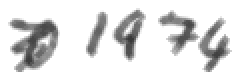
#> input picture cropped_imgs/numeric_1_date_of_birth_year_doctored.png, 120 x 40 px, given in place of numeric_1_date_of_birth_day.png, which was not available (shown 2 times larger)
$ jupyter execute SimpleHTR_luca.ipynb   (shell and % lines are left out)   (text cells are left out)
#> lines starting #> are read from the running program, lines starting #| are printed output that depends on the picture; after the words box and inside, x2 and y2 are one past the last pixel; in counts of white or black regions, pixels touching at a corner belong together; pictures that were not available may be replaced by others from this repository, and a replacement may not be noted
#> further down, img is the input picture: shape (40, 120); min 56, max 255, mean 224.2
[cell 1]
from skimage.util import img_as_ubyte
from skimage.io import imread, imsave

from skimage.morphology import erosion, dilation
from skimage.filters import threshold_otsu
from skimage.util import pad


from skimage import measure
from skimage import filters

import numpy as np

[cell 2]
import matplotlib.pyplot as plt

[cell 3]
def dejunkify(img: np.ndarray,
              padding: int = 5,
              thicken: bool = True,
              multiplicative_safety_factor: float = 0.3) -> np.ndarray:
    """Do a few transformations to remove junk from an image of text or digits.

    Args:
        img: The input image, with background values 255.
        crop: True to crop the doctored image to region of interest.
        padding: Padding pixels for the tight crop, if it is used.
        thicken: True to slightly enlarge and thicken the image.
        multiplicative_safety_factor: Factor by which a junk component
            is smaller than the mean of all components.

    NOTE: Background must be white 255.

    """
#> called with padding = 5, thicken = True, multiplicative_safety_factor = 0.7

    bkg_value = 255

    # enlarge the black areas of the image slightly
    im = erosion(img)
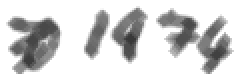
#> im: shape (40, 120) (shown 2 times larger); min 56, max 255, mean 212

    # find connected components in the image
    blobs = im < threshold_otsu(im)
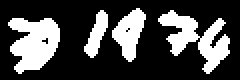
#> blobs: shape (40, 120) bool (shown 2 times larger); 28.5% white; 4 white regions, box (x1, y1, x2, y2) and area: (4, 9, 30, 37) 490, (79, 5, 115, 37) 478, (56, 4, 73, 31) 255, (42, 5, 54, 29) 144
    labels = measure.label(blobs)
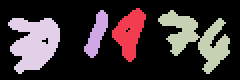
#> labels: shape (40, 120) int32 (shown 2 times larger); 5 distinct labels, from 0 to 4; one colour per label, 0 black


    # find the tiny components that seem like possible junk
    label_counts = np.bincount(labels.flatten())
#> label_counts = [3433, 255, 144, 478, 490]
    label_counts_no_bkg = label_counts[1:]
#> label_counts_no_bkg = [255, 144, 478, 490]
    cutoff = np.mean(label_counts_no_bkg) * multiplicative_safety_factor
#> cutoff = 239.2
    junk_labels = np.unique(labels)[np.where(label_counts < cutoff)[0]]
#> junk_labels = [2]

    # set the labels of the artifact to zero
    new_labels = labels.copy()
    for k in junk_labels:
        new_labels[labels==k] = 0
#> this loop made 1 pass
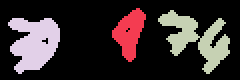
#> new_labels: shape (40, 120) int32 (shown 2 times larger); 4 distinct labels, from 0 to 4; one colour per label, 0 black

    # remove artifact from image by filling with background
    im_no_artifact = img.copy()
    im_no_artifact[new_labels == 0] = bkg_value #set background to white
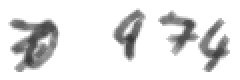
#> im_no_artifact: shape (40, 120) (shown 2 times larger); 3.42% of pixels changed, all inside (x1, y1, x2, y2) = (23, 5, 116, 31)

    # find the larget Bounding box which include all the remaining blobs and do padding
    min_row, min_col, max_row, max_col = [],[],[],[]
    for region in measure.regionprops(new_labels):
        a,b,c,d = region.bbox
        min_row.append(a)
        min_col.append(b)
        max_row.append(c)
        max_col.append(d)
#> this loop made 3 passes
#> (a, b, c, d) on passes 1 to 3: (4, 56, 31, 73), (5, 79, 37, 115), (9, 4, 37, 30)
#> after the loop, max_col = [73, 115, 30]; max_row = [31, 37, 37]; min_col = [56, 79, 4]; min_row = [4, 5, 9]
    cropped_im = im_no_artifact[min(min_row):max(max_row),min(min_col):max(max_col)]
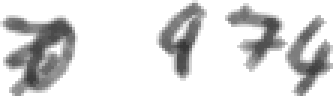
#> cropped_im: shape (33, 111) (shown 3 times larger); min 56, max 255, mean 218.6
    padded_im = pad(cropped_im, pad_width=padding, mode='constant', constant_values=bkg_value)
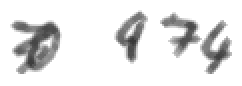
#> padded_im: shape (43, 121) (shown 2 times larger); min 56, max 255, mean 229.4

    if thicken:
        return erosion(padded_im)
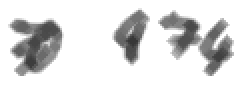
#> returned value: shape (43, 121) (shown 2 times larger); min 56, max 255, mean 219.4
    else:
        return padded_im

[cell 4]
img = imread('/home/jupyter/image_registration/cropped_imgs/numeric_1_date_of_birth_day.png')
plt.imshow(img, cmap='gray')
